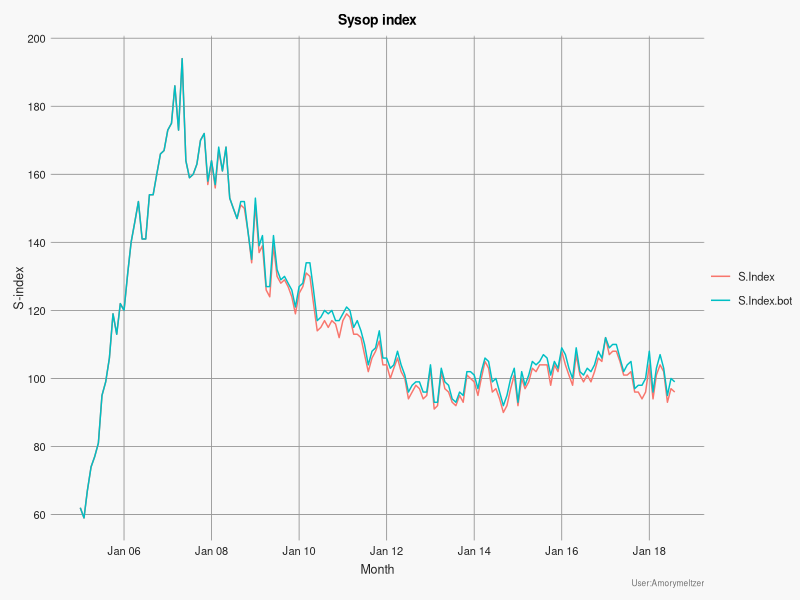

R code for this plot:
# Set working directory
setwd("~/Documents/perl/wiki/sysopIndex")

library(ggplot2)
library(reshape2)
library(RColorBrewer)
library(zoo)
library(scales)

# Import data
dm=read.csv("sindex.csv",header=T)
# Two lines by melting
dm_melt = melt(dm, id = names(dm)[1])
# Format dates, will be useful for scaling x-axis
dm_melt[[1]] <- as.Date(as.yearmon(dm_melt[[1]]))

# Theme modified from Max Woolf
# https://minimaxir.com/2015/02/ggplot-tutorial/
modfte_theme <- function() {
  # Generate colors with RColorBrewer
  palette <- brewer.pal("Greys", n=9)
  color.background = '#F8F8F8'
  color.grid.major = palette[5]
  color.axis.text = palette[8]
  color.axis.title = palette[8]
  color.title = palette[9]
  
  # Begin construction of chart
  theme_bw(base_size=8) +
    
    # Set the entire chart region to a light gray color
    theme(panel.background=element_rect(fill=color.background, color=color.background)) +
    theme(plot.background=element_rect(fill=color.background, color=color.background)) +
    theme(panel.border=element_rect(color=color.background)) +
    
    # Hide minor and ticks
    theme(panel.grid.major=element_line(color=color.grid.major,size=0.3)) +
    theme(panel.grid.minor=element_blank()) +
    theme(axis.ticks=element_blank()) +
    
    # Match legend to background
    theme(legend.background = element_rect(fill=color.background)) +
    theme(legend.key = element_rect(fill=color.background)) +
    theme(legend.text = element_text(size=8,color=color.axis.title)) +
    theme(legend.title = element_blank()) +
    theme(legend.margin = margin(0,0,0,-5)) +
    
    # Set title and axis labels
    theme(plot.title=element_text(size=10,color=color.title)) +
    theme(plot.title=element_text(hjust=0.5,face='bold')) +
    theme(plot.title=element_text(margin=margin(0,0,5,0,"pt"))) +
    theme(axis.text.x=element_text(size=8,color=color.axis.text)) +
    theme(axis.text.y=element_text(size=8,color=color.axis.text)) +
    theme(axis.title.x=element_text(size=9,color=color.axis.title, vjust=0)) +
    theme(axis.title.y=element_text(size=9,color=color.axis.title, vjust=0.5)) +
    #theme(axis.text.x = element_text(margin=margin(0,0,0,0,"pt"))) +
    #theme(axis.text.y = element_text(margin=margin(5,5,10,5,"pt"))) +
    theme(plot.caption = element_text(size=6, color=palette[6])) +
    
    # Plot margins
    theme(plot.margin = unit(c(0.35, 0.2, 0.3, 0.3), "cm"))
}
plot3 <- ggplot(dm_melt, aes_string(x = names(dm_melt[1]), y = names(dm_melt[3]), colour = names(dm_melt[2]), group = names(dm_melt[2]))) + geom_line() +
  scale_x_date(date_labels = "%b %y",breaks=pretty_breaks(6)) +
  scale_y_continuous(breaks=pretty_breaks(6)) +
  labs(title="Sysop index",
       x=names(dm_melt)[1],
       y="S-index",
       caption="User:Amorymeltzer") +
  modfte_theme()
plot3
